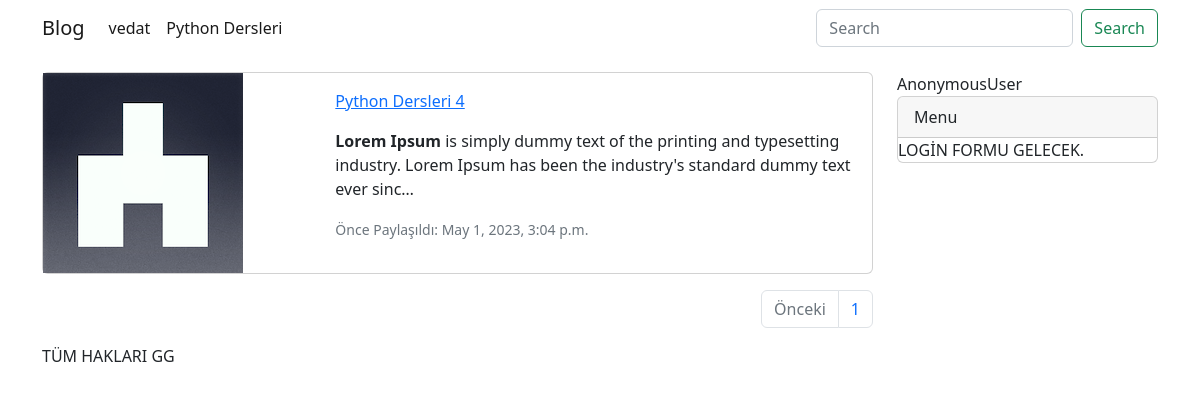
Before: / with the older database file.
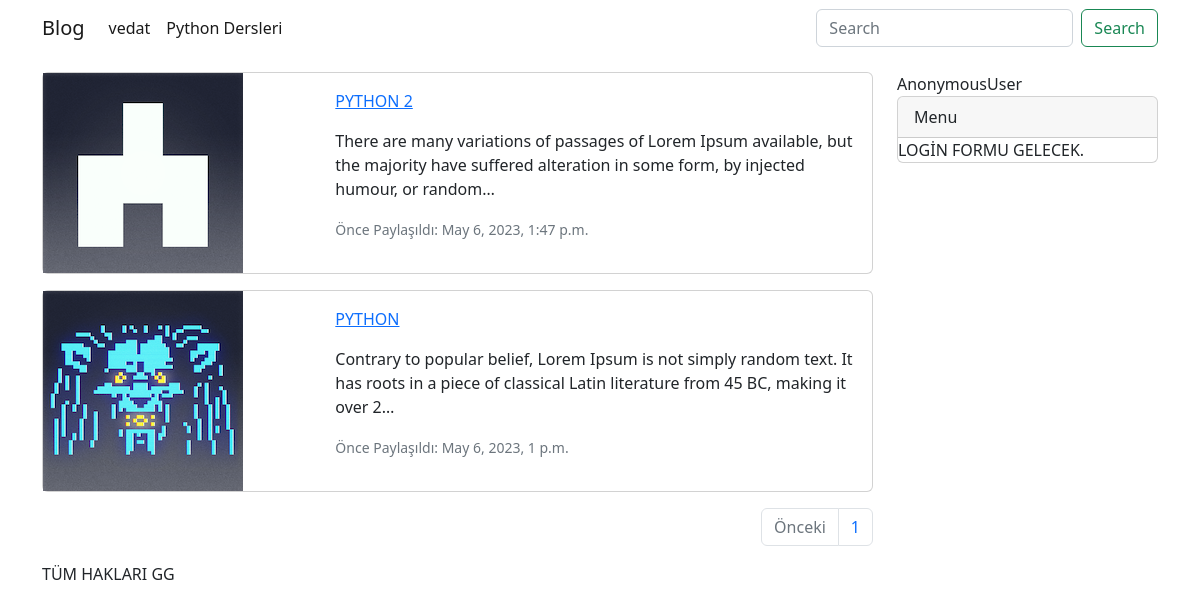
After: the same page with the newer database file.
### blog/models/kategori.py (models this page shows, shortened)
class KategoriModel(models.Model):
    isim=models.CharField(max_length=30, blank=False,null=False)
    slug = AutoSlugField(populate_from='isim',unique=True)
    class Meta:
         db_table='kategori'
         verbose_name_plural ='Kategoriler'
         verbose_name='Kategoriler'

### blog/models/yazi.py (models this page shows, shortened)
class YazilarModel(DateAbstractModel):
    resim=models.ImageField(upload_to='yazi_resimleri')
    baslik=models.CharField(max_length=50)
    icerik=RichTextField()
    slug=AutoSlugField(populate_from='baslik',unique=True)
    kategoriler= models.ManyToManyField(KategoriModel,related_name='yazi')
    yazar=models.ForeignKey('account.CustomUserModel', on_delete=models.CASCADE,related_name='yazilar')
    class Meta:
       verbose_name='yazi'
       verbose_name_plural='Yazilar'
       db_table='Yazi'

### blog/views/anasayfa.py (the view)
# urls.py: path("", anasayfa, name="anasayfa"),
def anasayfa(request):
   sorgu=request.GET.get('sorgu')
   print(sorgu)
   yazilar = YazilarModel.objects.order_by('-id')
   if sorgu:
      yazilar = yazilar.filter (
         Q(baslik__icontains=sorgu) |
         Q(icerik__icontains=sorgu)
   ).distinct()
   sayfa=request.GET.get('sayfa')
   paginator = Paginator(yazilar,4)
   return render(request, 'pages/anasayfa.html',context={
      'yazilar':paginator.get_page(sayfa)
   })

### blog/templatetags/kategori_list.py (called while the page is built)
@register.simple_tag
def kategori_list():
    kategoriler=KategoriModel.objects.all()
    return kategoriler

### blog/templates/pages/anasayfa.html (shortened to what this page needs)
{%extends 'base.html' %}
{% block content %}
{% for yazi in yazilar %}
<div class="card mb-3" style="max-width:none;">
    <div class="row g-0">
        <div class="col-md-4">
            <img src="{{yazi.resim.url}}" class="img" alt="...">
        </div>
        <div class="col-md-8">
            <div class="card-body">
                <a href="{% url 'detay' slug=yazi.slug %}"> {{yazi.baslik}}</a>
                <p class="card-text">{{yazi.icerik | safe | truncatechars_html:150 }}</p>
                <p class="card-text"><small class="text-muted">Önce Paylaşıldı: {{yazi.duzenlenme_tarihi}}</small></p>
            </div>
        </div>
    </div>
</div>
{% empty %}
<p> hiç yazı yok </p>
{%endfor%}
<nav aria-label="Page navigation example">
    <ul class="pagination justify-content-end">
        {% if yazilar.has_previous %}
        <li class="page-item">
            <a class="page-link" href="?sayfa={{yazilar.previous_page_number}}" tabindex="-1"
                aria-disabled="true">Önceki Sayfa</a>
        </li>
        {% else %}
        <li class="page-item disabled">
            <a class="page-link">Önceki</a>
        </li>
        {% endif %}
        <li class="page-item"><a class="page-link" href="#">{{yazilar.number}}</a></li>
    </ul>
</nav>
{% endblock %}

### templates/base.html (shortened to what this page needs)
{% load static %}
<!doctype html>
<html lang="en">
<head>
    {% include 'components/navbar.html' %}
    <link href="{% static 'css/bootstrap.min.css' %}" rel="stylesheet"
>
    <link href="{% static 'css/custom.css' %}" rel="stylesheet">
</head>
<body>
    <div class="container mt-3">
        <div class="row">
            <div class="col-sm-9">
                {% block content %}{% endblock %}
            </div>
            {% include 'components/sidebar.html' %}
        </div>
    </div>
    {% include 'components/footer.html' %}
    <link rel="stylesheet" href="https://cdn.jsdelivr.net/npm/bootstrap@5.2.3/dist/css/bootstrap.min.css"
>
</body>
</html>

### templates/components/navbar.html (shortened to what this page needs)
{% load kategori_list %}
{% kategori_list as kategoriler %}
<nav class="navbar navbar-expand-lg bg-body-tertiary">
    <div class="container">
        <a class="navbar-brand" href="{% url 'anasayfa' %}">Blog</a>
        <div class="collapse navbar-collapse" id="navbarSupportedContent">
            <ul class="navbar-nav me-auto mb-2 mb-lg-0">
                {% for kategori in kategoriler %}
                <li class="nav-item">
                    <a class="nav-link active" aria-current="page"
                        href="{% url 'kategori' kategoriSlug=kategori.slug %}">{{ kategori.isim }}</a>
                    {% endfor %}
            </ul>
            <form action="{% url 'anasayfa' %}" class="d-flex" role="search">
                <input class="form-control me-2" name="sorgu" type="search" placeholder="Search" aria-label="Search">
                <button class="btn btn-outline-success" type="submit">Search</button>
            </form>
        </div>
    </div>
</nav>

### templates/components/sidebar.html
<div class="col-sm-3">
    {{request.user}}
    <div class="card mb-3" style="width: none;">
        <div class="card-header">
            Menu
        </div>
        {% if request.user.is_authenticated %}
        <ul class="list-group list-group-flush">
            <li class="list-group-item">Profil Düzenle</li>
            <li class="list-group-item">Şifre Değiştir</li>
            <li class="list-group-item">Yazı Ekle</li>
            <a href="{% url 'yazilarim' %}">
                <li class="list-group-item">
                    Yazılarım</li>
            </a>
            <li class="list-group-item">Çıkış Yap</li>
        </ul>
        {% else %}
        LOGİN FORMU GELECEK.
        {% endif %}
    </div>
</div>

### templates/components/footer.html (shortened to what this page needs)
<div class="container">
    <p>TÜM HAKLARI GG</p>
</div>

### static/css/custom.css (style rules this page uses)
.img { max-width:200px; max-height: 255px; object-fit: fill; }

Changed rows visible on the page:
removed YazilarModel: resim (picture), baslik "Python Dersleri 4", icerik "Lorem Ipsum is simply dummy text of the printing and typesetting industry. Lorem Ipsum has been the industry's standard dummy text ever sinc…", duzenlenme_tarihi "May 1, 2023, 3:04 p.m."
added YazilarModel: resim (picture), baslik "PYTHON 2", icerik "There are many variations of passages of Lorem Ipsum available, but the majority have suffered alteration in some form, by injected humour, or random…", duzenlenme_tarihi "May 6, 2023, 1:47 p.m."
added YazilarModel: resim (picture), baslik "PYTHON", icerik "Contrary to popular belief, Lorem Ipsum is not simply random text. It has roots in a piece of classical Latin literature from 45 BC, making it over 2…", duzenlenme_tarihi "May 6, 2023, 1 p.m."
